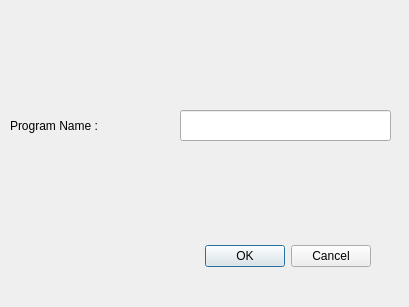
<?xml version="1.0" encoding="UTF-8"?>
<ui version="4.0">
 <class>ProgName</class>
 <widget class="QDialog" name="ProgName">
  <property name="geometry">
   <rect>
    <x>0</x>
    <y>0</y>
    <width>409</width>
    <height>307</height>
   </rect>
  </property>
  <property name="windowTitle">
   <string>Dialog</string>
  </property>
  <widget class="QDialogButtonBox" name="buttonBox">
   <property name="geometry">
    <rect>
     <x>30</x>
     <y>240</y>
     <width>341</width>
     <height>32</height>
    </rect>
   </property>
   <property name="orientation">
    <enum>Qt::Horizontal</enum>
   </property>
   <property name="standardButtons">
    <set>QDialogButtonBox::Cancel|QDialogButtonBox::Ok</set>
   </property>
  </widget>
  <widget class="QLineEdit" name="progNameLineEdit">
   <property name="geometry">
    <rect>
     <x>180</x>
     <y>110</y>
     <width>211</width>
     <height>31</height>
    </rect>
   </property>
  </widget>
  <widget class="QLabel" name="label">
   <property name="geometry">
    <rect>
     <x>10</x>
     <y>110</y>
     <width>131</width>
     <height>31</height>
    </rect>
   </property>
   <property name="text">
    <string>Program Name :</string>
   </property>
  </widget>
 </widget>
 <resources/>
 <connections>
  <connection>
   <sender>buttonBox</sender>
   <signal>accepted()</signal>
   <receiver>ProgName</receiver>
   <slot>accept()</slot>
   <hints>
    <hint type="sourcelabel">
     <x>248</x>
     <y>254</y>
    </hint>
    <hint type="destinationlabel">
     <x>157</x>
     <y>274</y>
    </hint>
   </hints>
  </connection>
  <connection>
   <sender>buttonBox</sender>
   <signal>rejected()</signal>
   <receiver>ProgName</receiver>
   <slot>reject()</slot>
   <hints>
    <hint type="sourcelabel">
     <x>316</x>
     <y>260</y>
    </hint>
    <hint type="destinationlabel">
     <x>286</x>
     <y>274</y>
    </hint>
   </hints>
  </connection>
 </connections>
</ui>
